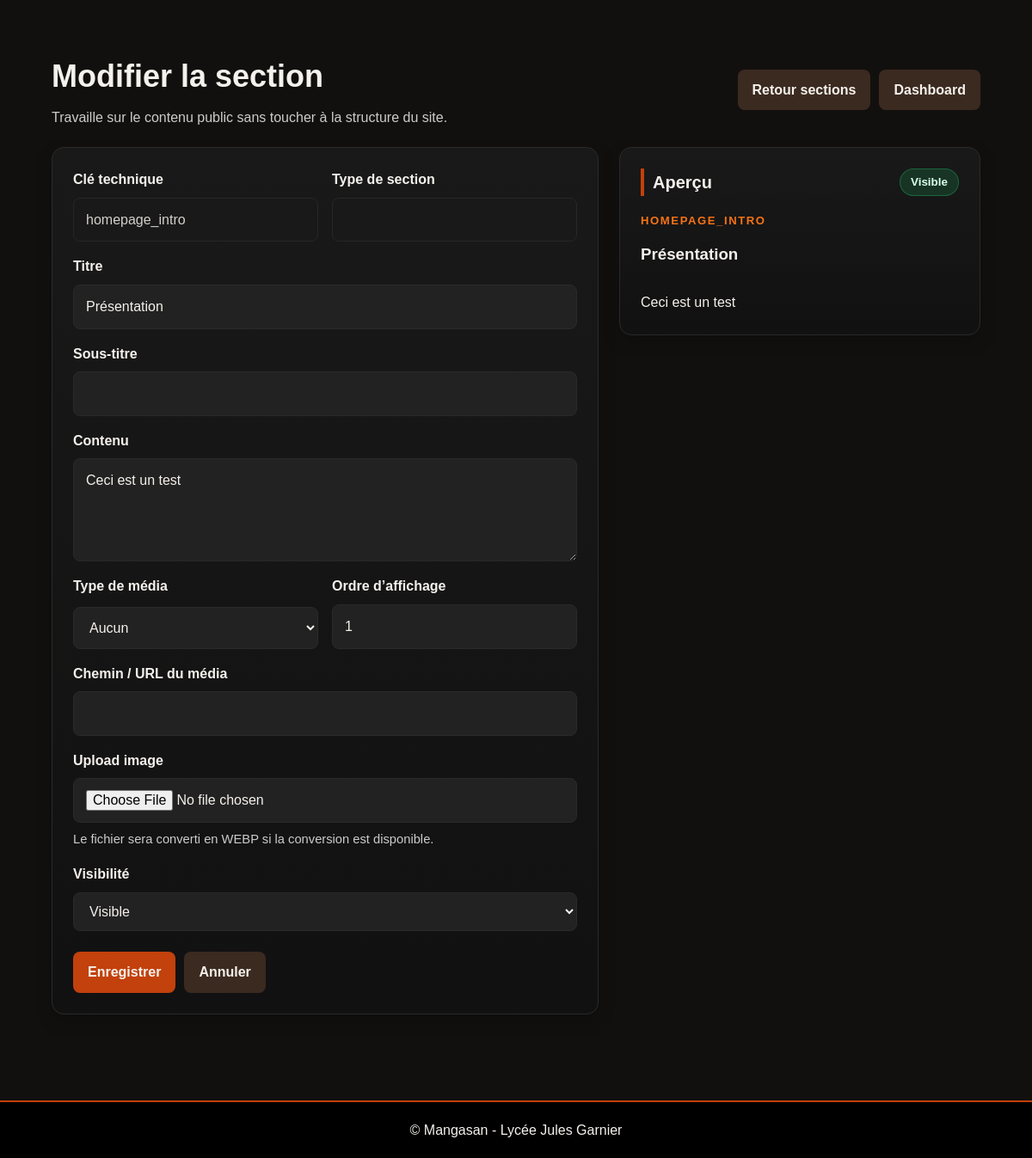
The page /admin/section_edit.php?id=1 (signed in) on the database its author committed.
### tables this page shows
CREATE TABLE `site_sections` (
  `id` int(10) UNSIGNED NOT NULL,
  `section_key` varchar(100) NOT NULL,
  `section_type` varchar(255) NOT NULL,
  `title` varchar(255) NOT NULL,
  `subtilte` varchar(255) DEFAULT NULL,
  `content` text DEFAULT NULL,
  `media_type` enum('none','image','video') NOT NULL DEFAULT 'none',
  `media_value` varchar(255) DEFAULT NULL,
  `display_order` int(10) UNSIGNED NOT NULL DEFAULT 0,
  `is_visible` tinyint(1) NOT NULL DEFAULT 1,
  `updated_at` datetime NOT NULL DEFAULT current_timestamp() ON UPDATE current_timestamp(),
  `updated_by` int(10) UNSIGNED DEFAULT NULL
);

### admin/section_edit.php (the view, shortened to what this page needs)
<?php
require_once __DIR__ . '/../includes/db.php';
function e(?string $value): string
{
    return htmlspecialchars((string) $value, ENT_QUOTES, 'UTF-8');
}
$sectionId = filter_input(INPUT_GET, 'id', FILTER_VALIDATE_INT);
$stmt = $pdo->prepare('SELECT * FROM site_sections WHERE id = :id LIMIT 1');
$stmt->execute([
    'id' => $sectionId
]);
$section = $stmt->fetch();
require_once __DIR__ . '/../includes/header.php';
?>
<main class="admin-dashboard-page">
    <section class="home-section">
        <div class="container">
            <div class="admin-toolbar">
                <div class="admin-page-heading">
                    <h1>Modifier la section</h1>
                    <p>Travaille sur le contenu public sans toucher à la structure du site.</p>
                </div>
                <div class="admin-toolbar-actions">
                    <a href="/mangasan/admin/sections.php" class="btn btn-secondary">Retour sections</a>
                    <a href="/mangasan/admin/index.php" class="btn btn-secondary">Dashboard</a>
                </div>
            </div>
            <div class="admin-layout-two-columns">
                <div class="admin-panel">
                    <form method="post" action="/mangasan/actions/section_update.php" enctype="multipart/form-data" class="admin-form">
                        <div class="admin-form-grid">
                            <div class="admin-field">
                                <label for="section_key">Clé technique</label>
                                <input type="text" id="section_key" value="<?php echo e($section['section_key']); ?>" readonly class="admin-readonly">
                            </div>
                            <div class="admin-field">
                                <label for="section_type">Type de section</label>
                                <input type="text" id="section_type" value="<?php echo e($section['section_type']); ?>" readonly class="admin-readonly">
                            </div>
                        </div>
                        <div class="admin-field">
                            <label for="title">Titre</label>
                            <input type="text" id="title" name="title" value="<?php echo e($section['title']); ?>" required>
                        </div>
                        <div class="admin-field">
                            <label for="subtilte">Sous-titre</label>
                            <input type="text" id="subtilte" name="subtilte" value="<?php echo e($section['subtilte']); ?>">
                        </div>
                        <div class="admin-field">
                            <label for="content">Contenu</label>
                            <textarea id="content" name="content"><?php echo e($section['content']); ?></textarea>
                        </div>
                        <div class="admin-form-grid">
                            <div class="admin-field">
                                <label for="media_type">Type de média</label>
                                <select id="media_type" name="media_type">
                                    <option value="none" <?php echo $section['media_type'] === 'none' ? 'selected' : ''; ?>>Aucun</option>
                                </select>
                            </div>
                            <div class="admin-field">
                                <label for="display_order">Ordre d’affichage</label>
                                <input type="number" id="display_order" name="display_order" min="0" value="<?php echo (int) $section['display_order']; ?>" required>
                            </div>
                        </div>
                        <div class="admin-field">
                            <label for="media_value">Chemin / URL du média</label>
                            <input type="text" id="media_value" name="media_value" value="<?php echo e($section['media_value']); ?>">
                        </div>
                        <div class="admin-field">
                            <label for="media_file">Upload image</label>
                            <input type="file" id="media_file" name="media_file" accept=".jpg,.jpeg,.png,.webp">
                            <p class="admin-form-help">Le fichier sera converti en WEBP si la conversion est disponible.</p>
                        </div>
                        <div class="admin-field">
                            <label for="is_visible">Visibilité</label>
                            <select id="is_visible" name="is_visible">
                                <option value="1" <?php echo (int) $section['is_visible'] === 1 ? 'selected' : ''; ?>>Visible</option>
                            </select>
                        </div>
                        <div class="admin-form-actions">
                            <button type="submit" class="btn btn-primary">Enregistrer</button>
                            <a href="/mangasan/admin/sections.php" class="btn btn-secondary">Annuler</a>
                        </div>
                    </form>
                </div>
                <aside class="admin-preview-card" id="sectionPreview">
                    <div class="admin-preview-head">
                        <h2>Aperçu</h2>
                        <span id="sectionPreviewVisibility" class="admin-badge <?php echo (int) $section['is_visible'] === 1 ? 'is-visible' : 'is-hidden'; ?>">
                        </span>
                    </div>
                    <div class="admin-preview-section">
                        <p class="admin-preview-kicker"><?php echo e($section['section_key']); ?></p>
                        <h3 id="sectionPreviewTitle"><?php echo e($section['title']); ?></h3>
                        <p id="sectionPreviewContent" class="admin-preview-text"><?php echo e($section['content']); ?></p>
                    </div>
                </aside>
            </div>
        </div>
    </section>
</main>
<?php require_once __DIR__ . '/../includes/footer.php'; ?>

### public/assets/css/style.css (style rules this page uses)
:root { --font-base: Arial, sans-serif; --color-primary: #e50914; --color-primary-hover: #ff1a1a; --color-secondary: #333333; --color-accent: #c1121f; --color-background: #0f0f0f; --color-surface: #111111; --color-surface-soft: #151515; --color-surface-alt: #1a1a1a; --color-border: #2a2a2a; --color-text: #ffffff; --color-text-muted: #cccccc; --color-text-soft: #c8c8c8; --radius-sm: 8px; --radius-md: 14px; --radius-lg: 22px; --container-width: 1200px; --shadow-sm: 0 8px 20px rgba(0, 0, 0, 0.18); --shadow-md: 0 16px 30px rgba(0, 0, 0, 0.28); --shadow-lg: 0 24px 60px rgba(0, 0, 0, 0.42); --transition-fast: 0.2s ease; --transition-base: 0.25s ease; --transition-slow: 0.35s ease; }
* { margin: 0; padding: 0; box-sizing: border-box; }
html { scroll-behavior: smooth; }
body { font-family: var(--font-base); background: var(--color-background); color: var(--color-text); line-height: 1.6; }
a { color: inherit; }
main { min-height: calc(100vh - 140px); }
.container { width: min(90%, var(--container-width)); margin: 0 auto; }
.home-section, .section { padding: 60px 0; }
.section h2, .home-section h2 { margin-bottom: 20px; border-left: 4px solid var(--color-primary); padding-left: 10px; font-size: clamp(1.4rem, 2vw, 2rem); }
input, select, textarea { width: 100%; padding: 12px 14px; border: 1px solid var(--color-border); border-radius: var(--radius-sm); background: #222222; color: var(--color-text); font: inherit; }
textarea { min-height: 120px; resize: vertical; }
.btn { display: inline-flex; align-items: center; justify-content: center; min-height: 44px; padding: 10px 16px; border: 1px solid transparent; border-radius: var(--radius-sm); background: var(--color-primary); color: var(--color-text); text-align: center; text-decoration: none; font: inherit; font-weight: 700; cursor: pointer; transition: var(--transition-base); }
.btn.secondary, .btn.btn-secondary { background: var(--color-secondary); }
.btn.primary, .btn.btn-primary { background: var(--color-primary); }

### public/assets/css/admin.css (style rules this page uses)
.admin-panel { padding: 24px; background: linear-gradient(180deg, #191919 0%, #111111 100%); border: 1px solid #2a2a2a; border-radius: var(--radius-md); box-shadow: var(--shadow-sm); }
.admin-toolbar { display: flex; justify-content: space-between; align-items: center; flex-wrap: wrap; gap: 14px; margin-bottom: 22px; }
.admin-toolbar-actions { display: flex; flex-wrap: wrap; gap: 10px; }
.admin-form { display: grid; gap: 16px; }
.admin-form-grid { display: grid; grid-template-columns: repeat(2, minmax(0, 1fr)); gap: 16px; }
.admin-form-actions { display: flex; flex-wrap: wrap; gap: 10px; margin-top: 8px; }
.admin-page-heading { display: grid; gap: 6px; }
.admin-page-heading h1 { margin: 0; font-size: clamp(2rem, 3vw, 2.8rem); }
.admin-page-heading p { margin: 0; color: var(--color-text-muted); }
.admin-layout-two-columns { display: grid; grid-template-columns: minmax(0, 1.2fr) 420px; gap: 24px; align-items: start; }
.admin-field { display: grid; gap: 8px; }
.admin-field label { font-weight: 700; }
.admin-readonly { opacity: 0.85; background: #1a1a1a; }
.admin-form-help { color: var(--color-text-muted); font-size: 0.92rem; }
.admin-badge { display: inline-flex; align-items: center; justify-content: center; min-height: 32px; padding: 0 12px; border-radius: 999px; font-size: 0.84rem; font-weight: 700; }
.admin-badge.is-visible { background: rgba(30, 180, 100, 0.18); color: #d9ffe9; border: 1px solid rgba(30, 180, 100, 0.4); }
.admin-preview-card { position: sticky; top: 24px; display: grid; gap: 18px; padding: 24px; background: linear-gradient(180deg, #191919 0%, #111111 100%); border: 1px solid #2a2a2a; border-radius: var(--radius-md); box-shadow: var(--shadow-sm); }
.admin-preview-head { display: flex; align-items: center; justify-content: space-between; gap: 14px; }
.admin-preview-head h2 { margin: 0; font-size: 1.25rem; }
.admin-preview-section { display: grid; gap: 14px; }
.admin-preview-kicker { color: var(--color-accent); font-size: 0.82rem; font-weight: 700; letter-spacing: 0.12em; text-transform: uppercase; }
.admin-preview-text { color: var(--color-text); white-space: pre-line; line-height: 1.6; }

### rows shown on the page
site_sections: section_key "homepage_intro", title "Présentation", content "Ceci est un test", media_type "Aucun", display_order "1", is_visible "Visible", section_key "HOMEPAGE_INTRO"
